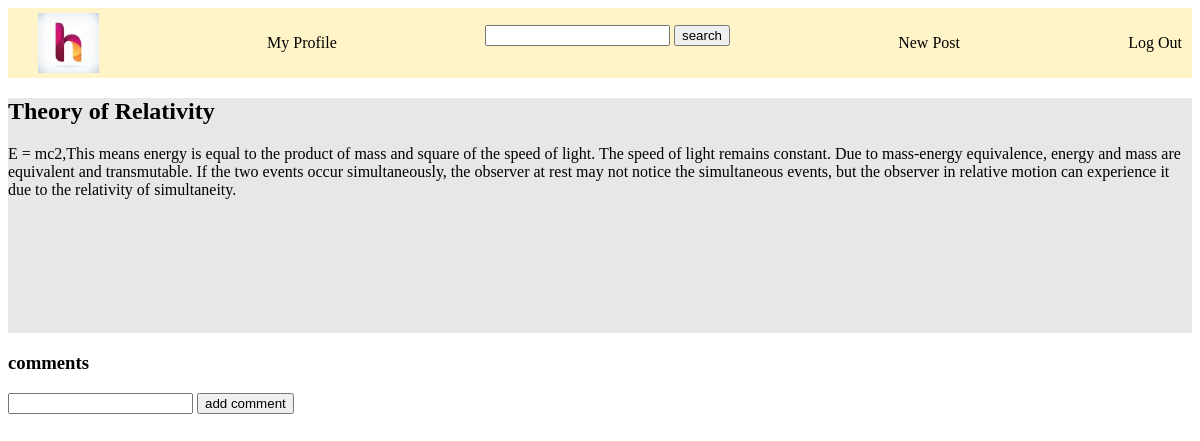
/detail/2/ (signed in), run on an earlier commit of the app's database.
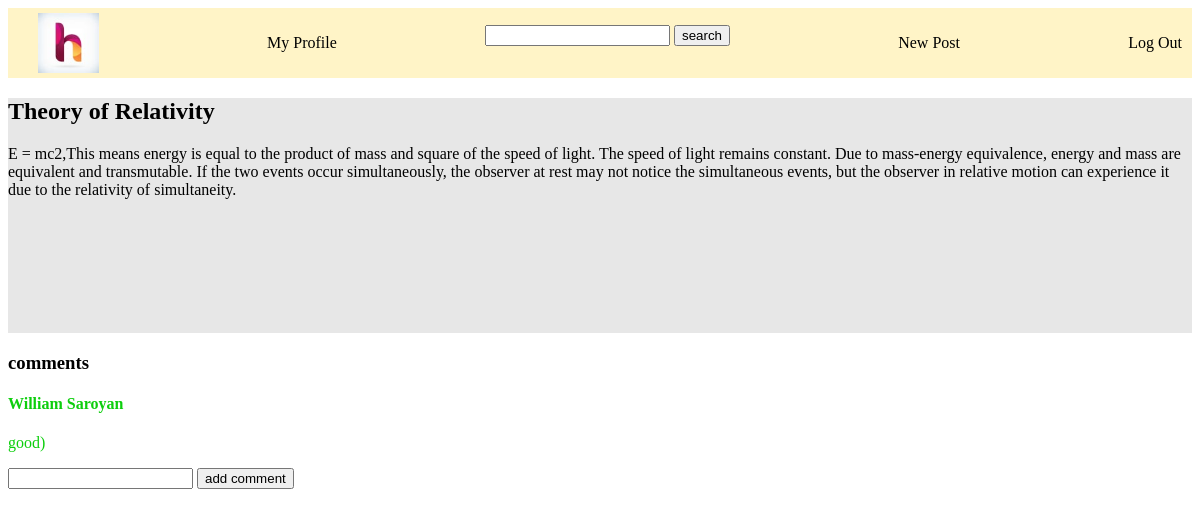
And on a later commit of the database.
### blog/models.py (models this page shows, shortened)
class Comment(models.Model):
    author = models.ForeignKey(Profile,on_delete=models.CASCADE)
    post = models.ForeignKey(Post,related_name='post_comment',on_delete=models.CASCADE)
    text = models.CharField(max_length=500)

### accounts/models.py (models this page shows, shortened)
class Profile(models.Model):
    user = models.OneToOneField('auth.user',related_name="profile_user",on_delete=models.CASCADE)
    first_name = models.CharField(max_length=150)
    last_name = models.CharField(max_length=150)
    category = models.CharField(max_length=150)
    birth_date = models.DateField()
    profile_image = models.ImageField(null=True,blank=True,upload_to='images/',default='user.jpg')
    def __str__(self):
        return f"{self.first_name} {self.last_name}"

### blog/views.py (the view)
# urls.py: path('detail/<int:pk>/',PostDetailView.as_view(),name= 'post_detail'),
class PostDetailView(DetailView):
    model = Post
    template_name = 'post_detail.html'

### blog/models.py (called while the page is built)
    def get_comments(self):
        comments = Comment.objects.filter(post = self)
        return comments

### templates/post_detail.html (shortened to what this page needs)
{% extends 'base.html'%}
{% block content %}
<div class="postdetail">
    <h2>{{post.title}}</h2>
    <p>{{post.body}}</p>
</div>
<h3>comments</h3>
{% for comment in post.get_comments %}
<div class="comments">
    <h4>{{comment.author }}</h4>
    <p>{{comment.text }}</p>
</div>
{% endfor %}
<form action="{% url 'add_comment' post.pk %}" method="post">
<input type="text" name="text">
<button type="submit">add comment</button>
</form>
{% endblock content %}

What changed in the data, as far as the page shows it:
added Comment: author "William Saroyan", text "good)"
